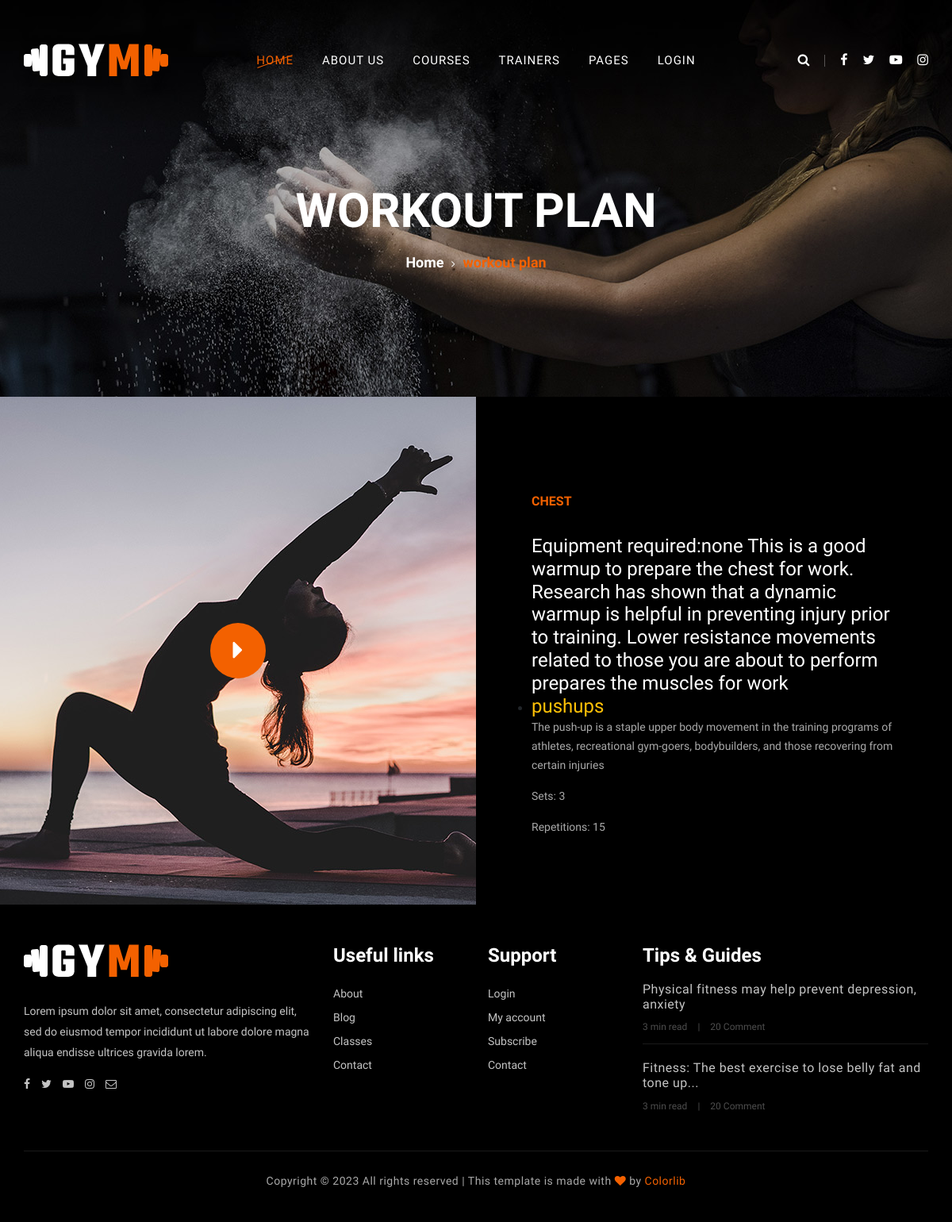
/workout_plan_detail/2/, run on the app's committed database.
### home/models.py (models this page shows, shortened)
class WorkoutPlan(models.Model):
    name = models.CharField(max_length=100)
    description = models.TextField()
    exercises = models.ManyToManyField(Exercise, through='WorkoutPlanExercise')

class WorkoutPlanExercise(models.Model):
    workout_plan = models.ForeignKey(WorkoutPlan, on_delete=models.CASCADE)
    exercise = models.ForeignKey(Exercise, on_delete=models.CASCADE)
    sets = models.PositiveIntegerField()
    repetitions = models.PositiveIntegerField()

class Exercise(models.Model):
    name = models.CharField(max_length=100)
    description = models.TextField()

### home/views.py (the view)
# urls.py: path('workout_plan_detail/<int:id>/',views.workout_plan_detail, name='workout_plan_detail'),
def workout_plan_detail(request, id):
    workout_plan = get_object_or_404(WorkoutPlan, id=id)
    workout_exercises = workout_plan.workoutplanexercise_set.all()
    context = {
        'workout_plan': workout_plan,
        'workout_exercises': workout_exercises
    }
    return render(request, 'workout_details.html', context)

### templates/workout_details.html (shortened to what this page needs)
{% extends 'base.html' %}
{% load static %}
{% block content %}
<section class="breadcrumb-section set-bg" data-setbg="{%static 'img/breadcrumb-bg.jpg'%}">
    <div class="container">
        <div class="row">
            <div class="col-lg-12 text-center">
                <div class="breadcrumb-text">
                    <h2>
                       Workout plan
                    </h2>
                    <div class="bt-option">
                        <a href="./index.html">Home</a>
                        <span>workout plan</span>
                    </div>
                </div>
            </div>
        </div>
    </div>
</section>
<section class="aboutus-section">
<div class="container-fluid">
    <div class="row">
        <div class="col-lg-6 p-0">
            <div class="about-video set-bg" data-setbg="{%static 'img/about-us.jpg'%}">
                <a href="https://www.youtube.com/watch?v=EzKkl64rRbM" class="play-btn video-popup"><i
                        class="fa fa-caret-right"></i></a>
            </div>
        </div>
        <div class="col-lg-6 p-0">
            <div class="about-text">
                <div class="section-title">
                    <span>{{ workout_plan.name }}</span>
                </div>
                <div class="text-white">
                    <h4 class="text-white">{{ workout_plan.description }}</h4>
                </div>
                <ul>
                    {% for exercise in workout_exercises %}
                    <li>
                        <l><h4 class="text-warning">{{ exercise.exercise.name }}</h4></l>
                        <p>{{ exercise.exercise.description }}</p>
                        <p>Sets: {{ exercise.sets }}</p>
                        <p>Repetitions: {{ exercise.repetitions }}</p>
                    </li>
                </ul>
                    {% endfor %}
                </div>
            </div>
        </div>
    </div>
</section>
{% endblock %}

### static/css/barfiller.css (style rules this page uses)
body { font-family: Arial; }

### static/css/style.css (style rules this page uses)
html, body { height: 100%; font-family: "Muli", sans-serif; -webkit-font-smoothing: antialiased; font-smoothing: antialiased; }
h1, h2, h3, h4, h5, h6 { margin: 0; color: #111111; font-weight: 400; font-family: "Oswald", sans-serif; }
h2 { font-size: 36px; }
h4 { font-size: 24px; }
p { font-size: 14px; font-family: "Muli", sans-serif; color: #a9a9a9; font-weight: 400; line-height: 24px; margin: 0 0 15px 0; }
ul, ol { padding: 0; margin: 0; }
.section-title { margin-bottom: 45px; text-align: center; }
.section-title span { font-size: 16px; color: #f36100; text-transform: uppercase; font-weight: 700; }
.set-bg { background-repeat: no-repeat; background-size: cover; background-position: top center; }
.text-white h1, .text-white h2, .text-white h3, .text-white h4, .text-white h5, .text-white h6, .text-white p, .text-white span, .text-white li, .text-white a { color: #fff; }
.breadcrumb-section { height: 500px; padding-top: 230px; }
.breadcrumb-text h2 { font-size: 60px; color: #ffffff; font-weight: 600; text-transform: uppercase; margin-bottom: 15px; }
.breadcrumb-text .bt-option a { font-size: 18px; color: #ffffff; font-weight: 700; display: inline-block; position: relative; margin-right: 20px; }
.breadcrumb-text .bt-option a:after { position: absolute; right: -14px; top: 6px; font-family: "FontAwesome"; content: ""; font-size: 13px; font-weight: 400; }
.breadcrumb-text .bt-option span { font-size: 18px; color: #f36100; font-weight: 700; }
.about-video { height: 640px; display: -webkit-box; display: -ms-flexbox; display: flex; -webkit-box-align: center; -ms-flex-align: center; align-items: center; -webkit-box-pack: center; -ms-flex-pack: center; justify-content: center; }
.about-video .play-btn { display: inline-block; height: 70px; width: 70px; background: #f36100; border-radius: 50%; line-height: 70px; text-align: center; font-size: 36px; color: #ffffff; }
.about-text { background: #000000; height: 640px; padding: 120px 70px 0 70px; }
.about-text .section-title { text-align: left; margin-bottom: 30px; }
@media only screen and (min-width: 1200px) { .container { max-width: 1170px; } }

### data on the page
WorkoutPlan: name "CHEST", description "Equipment required:none This is a good warmup to prepare the chest for work. Research has shown that a dynamic warmup is helpful in preventing injury prior to training. Lower resistance movements related to those you are about to perform prepares the muscles for work"
WorkoutPlanExercise: exercise.name "pushups", exercise.description "The push-up is a staple upper body movement in the training programs of athletes, recreational gym-goers, bodybuilders, and those recovering from certain injuries", sets "3", repetitions "15"
